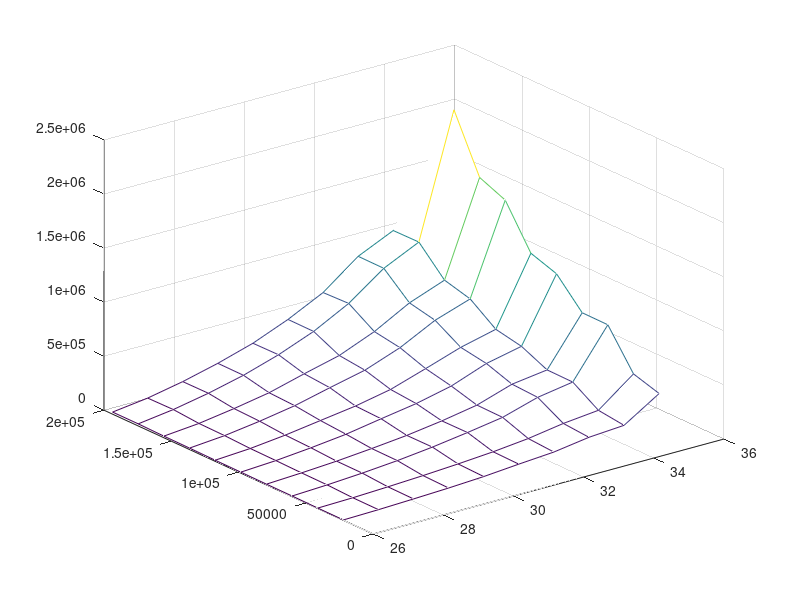

Write MATLAB code to recreate this figure.
xx = [35,35,35,35,35,35,35,35,35,35,;34,34,34,34,34,34,34,34,34,34,;33,33,33,33,33,33,33,33,33,33,;32,32,32,32,32,32,32,32,32,32,;31,31,31,31,31,31,31,31,31,31,;30,30,30,30,30,30,30,30,30,30,;29,29,29,29,29,29,29,29,29,29,;28,28,28,28,28,28,28,28,28,28,;27,27,27,27,27,27,27,27,27,27,;26,26,26,26,26,26,26,26,26,26,;]
yy = [193622,174567,155512,136457,117402,98347,79292,60237,41182,22127,;193622,174567,155512,136457,117402,98347,79292,60237,41182,22127,;193622,174567,155512,136457,117402,98347,79292,60237,41182,22127,;193622,174567,155512,136457,117402,98347,79292,60237,41182,22127,;193622,174567,155512,136457,117402,98347,79292,60237,41182,22127,;193622,174567,155512,136457,117402,98347,79292,60237,41182,22127,;193622,174567,155512,136457,117402,98347,79292,60237,41182,22127,;193622,174567,155512,136457,117402,98347,79292,60237,41182,22127,;193622,174567,155512,136457,117402,98347,79292,60237,41182,22127,;193622,174567,155512,136457,117402,98347,79292,60237,41182,22127,;]
zz = [1.0506e+06,2.13425e+06,1.6173e+06,1.51655e+06,1.13431e+06,1.05331e+06,801908,799877,454596,382071,;995826,998319,755115,690530,518661,470283,361130,357798,205664,175788,;845180,843378,632884,580961,439502,399312,316852,304248,171822,152895,;597849,606506,454967,415305,330685,278545,211254,206961,120190,104375,;437042,435289,321764,295005,225700,204187,153060,154578,85500.4,80364.8,;304594,307391,240370,220671,160315,151486,106670,107654,61001.9,53238.5,;206811,205255,152918,142203,113943,96196.5,73079.4,70418,41045.9,35218.5,;125418,126876,94188,86424.1,67036.7,58775.5,44267.9,42709.2,24979.7,22082.4,;60947.1,63967.2,44642.5,40952,31038.3,28234.8,23515.7,21547.4,11678.9,10555.5,;19392.8,19539.6,15024.5,13471.5,10507,9194.27,7128.45,6636.65,3955.66,3387.51,;]
mesh(xx,yy,zz)